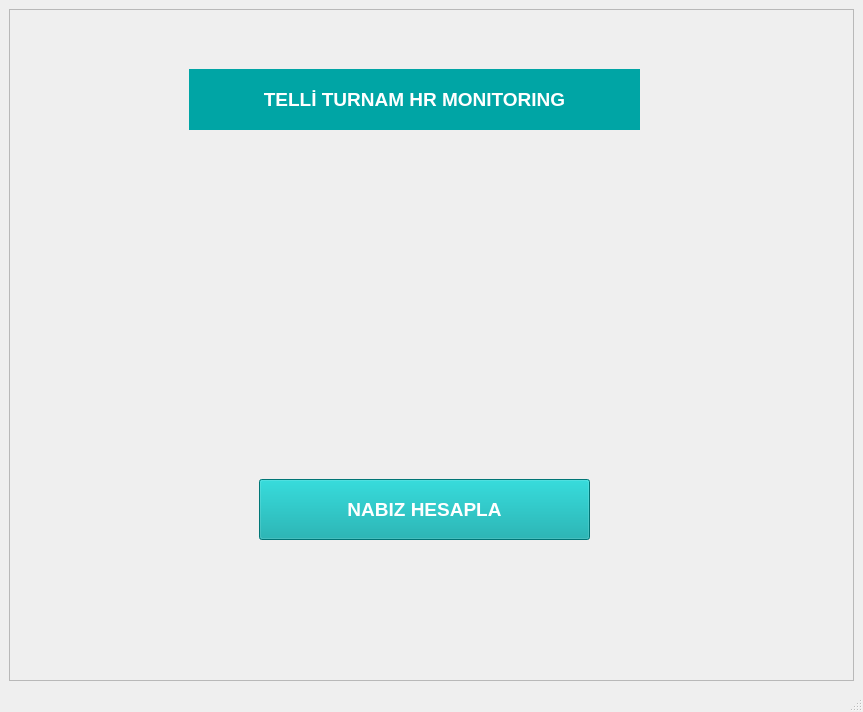
<?xml version="1.0" encoding="UTF-8"?>
<ui version="4.0">
 <class>MainWindow</class>
 <widget class="QMainWindow" name="MainWindow">
  <property name="geometry">
   <rect>
    <x>0</x>
    <y>0</y>
    <width>863</width>
    <height>712</height>
   </rect>
  </property>
  <property name="sizePolicy">
   <sizepolicy hsizetype="Preferred" vsizetype="Preferred">
    <horstretch>0</horstretch>
    <verstretch>0</verstretch>
   </sizepolicy>
  </property>
  <property name="minimumSize">
   <size>
    <width>400</width>
    <height>400</height>
   </size>
  </property>
  <property name="windowTitle">
   <string>MainWindow</string>
  </property>
  <widget class="QWidget" name="centralwidget">
   <property name="sizePolicy">
    <sizepolicy hsizetype="Preferred" vsizetype="Preferred">
     <horstretch>0</horstretch>
     <verstretch>0</verstretch>
    </sizepolicy>
   </property>
   <property name="minimumSize">
    <size>
     <width>400</width>
     <height>400</height>
    </size>
   </property>
   <layout class="QGridLayout" name="gridLayout">
    <item row="0" column="0">
     <widget class="QFrame" name="frame">
      <property name="frameShape">
       <enum>QFrame::StyledPanel</enum>
      </property>
      <property name="frameShadow">
       <enum>QFrame::Raised</enum>
      </property>
      <widget class="QLabel" name="label">
       <property name="geometry">
        <rect>
         <x>10</x>
         <y>20</y>
         <width>811</width>
         <height>591</height>
        </rect>
       </property>
       <property name="text">
        <string/>
       </property>
       <property name="pixmap">
        <pixmap resource="arkaplan.qrc">:/icon/heartbeat-pulse-wallpaper-preview.jpg</pixmap>
       </property>
       <property name="scaledContents">
        <bool>true</bool>
       </property>
      </widget>
      <widget class="QPushButton" name="pushButton">
       <property name="geometry">
        <rect>
         <x>250</x>
         <y>470</y>
         <width>331</width>
         <height>61</height>
        </rect>
       </property>
       <property name="sizePolicy">
        <sizepolicy hsizetype="Preferred" vsizetype="Preferred">
         <horstretch>0</horstretch>
         <verstretch>0</verstretch>
        </sizepolicy>
       </property>
       <property name="font">
        <font>
         <pointsize>14</pointsize>
         <weight>75</weight>
         <bold>true</bold>
        </font>
       </property>
       <property name="styleSheet">
        <string notr="true">background-color: rgb(0, 165, 165);
color: rgb(255, 255, 255);</string>
       </property>
       <property name="text">
        <string>NABIZ HESAPLA</string>
       </property>
      </widget>
      <widget class="QLabel" name="label_2">
       <property name="geometry">
        <rect>
         <x>180</x>
         <y>60</y>
         <width>451</width>
         <height>61</height>
        </rect>
       </property>
       <property name="font">
        <font>
         <pointsize>14</pointsize>
         <weight>75</weight>
         <bold>true</bold>
        </font>
       </property>
       <property name="styleSheet">
        <string notr="true">background-color: rgb(0, 165, 165);
color: rgb(255, 255, 255);
</string>
       </property>
       <property name="text">
        <string>TELLİ TURNAM HR MONITORING</string>
       </property>
       <property name="alignment">
        <set>Qt::AlignCenter</set>
       </property>
      </widget>
     </widget>
    </item>
   </layout>
  </widget>
  <widget class="QMenuBar" name="menubar">
   <property name="geometry">
    <rect>
     <x>0</x>
     <y>0</y>
     <width>863</width>
     <height>26</height>
    </rect>
   </property>
   <property name="sizePolicy">
    <sizepolicy hsizetype="Preferred" vsizetype="Preferred">
     <horstretch>0</horstretch>
     <verstretch>0</verstretch>
    </sizepolicy>
   </property>
  </widget>
  <widget class="QStatusBar" name="statusbar"/>
 </widget>
 <resources>
  <include location="arkaplan.qrc"/>
  <include location="arkaplan.qrc"/>
 </resources>
 <connections/>
</ui>
